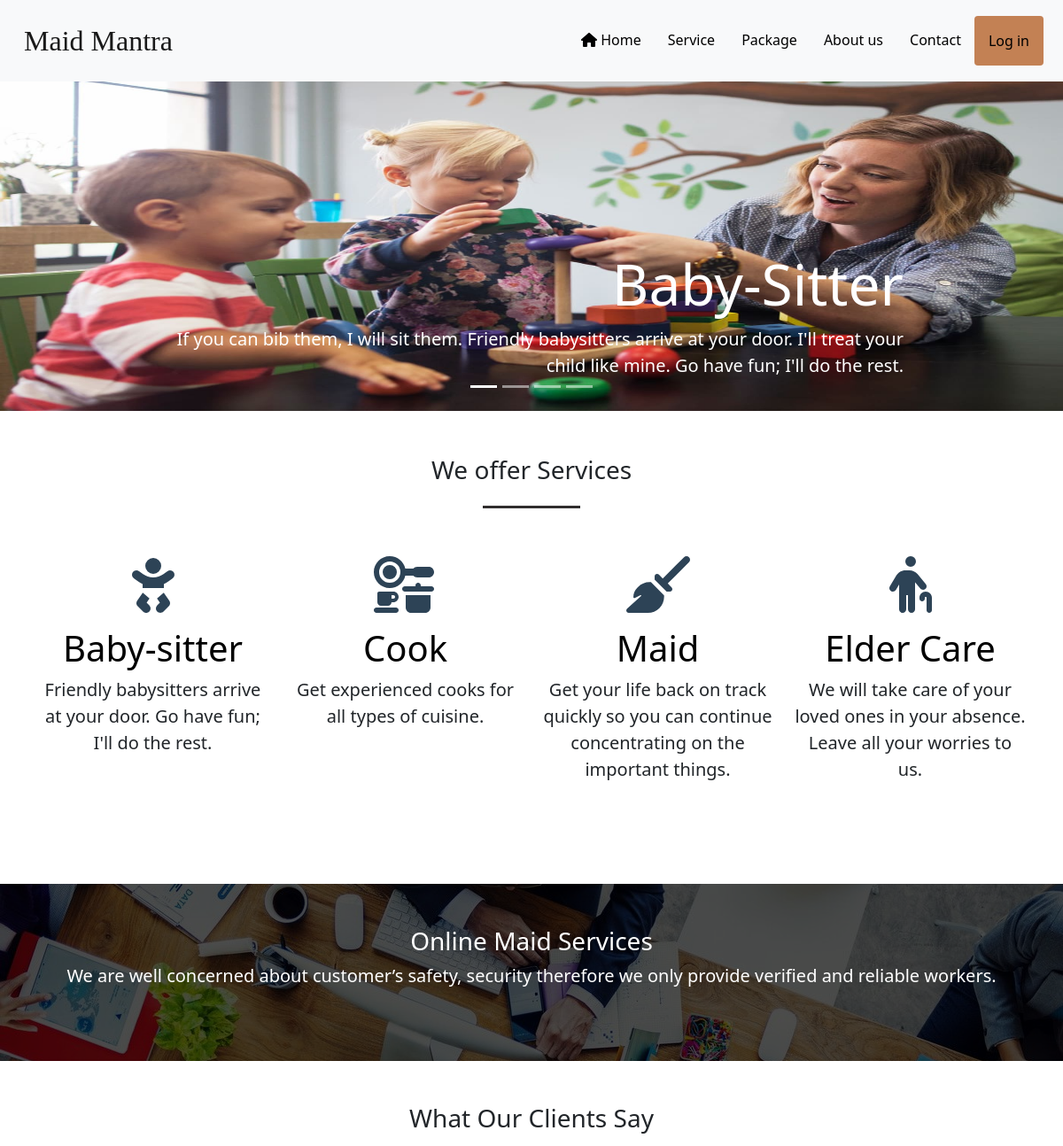
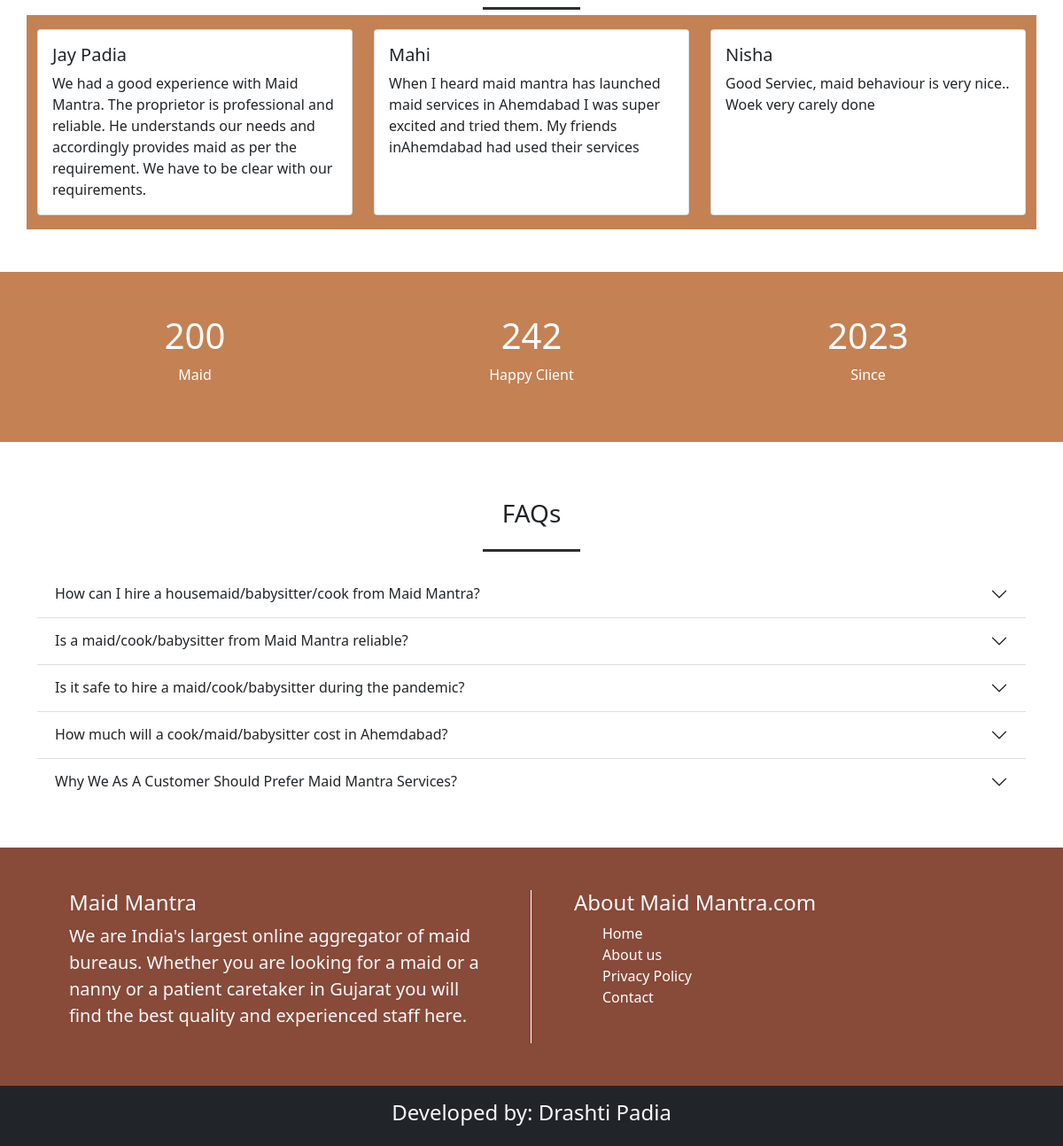
The page / on the database its author committed (2 pictures, top to bottom).
### tables this page shows
CREATE TABLE IF NOT EXISTS `feedback` (
  `feed_id` int(11) NOT NULL AUTO_INCREMENT,
  `feed_name` varchar(20) NOT NULL,
  `feed_email` varchar(30) NOT NULL,
  `feedback` varchar(500) NOT NULL,
  `feed_status` varchar(10) DEFAULT NULL,
  PRIMARY KEY (`feed_id`)
);

### index.php (the view, shortened to what this page needs)
<?php
include("./header.php");
include("./connection.php");
?>
<!DOCTYPE html>
<html>
<head>
  <link rel="stylesheet" href="./css/style.css">
</head>
<body>
  <div id="mycarousel" class="carousel  slide pt-3" data-bs-ride="carousel">
    <div class="carousel-indicators">
      <button type="button" data-bs-target="#mycarousel" data-bs-slide-to="0" class="active" aria-current="true"
        aria-label="slide 1"></button>
      <button type="button" data-bs-target="#mycarousel" data-bs-slide-to="1" aria-label="slide 2"></button>
      <button type="button" data-bs-target="#mycarousel" data-bs-slide-to="2" aria-label="slide 3"></button>
      <button type="button" data-bs-target="#mycarousel" data-bs-slide-to="3" aria-label="slide 4"></button>
    </div>
    <div class="carousel-inner pt-5">
      <div class="carousel-item  active">
        <img src="./images/slider baby.jpg" class="img-carousel w-100" />
        <div class="carousel-caption  d-sm-block caption1 ">
          <h1 class="display-3">Baby-Sitter</h1>
          <p class="lead">
            If you can bib them, I will sit them. Friendly babysitters arrive at your door. I'll treat your
            child like mine. Go have fun; I'll do the rest.
          </p>
        </div>
      </div>
    </div>
  </div>
  <section id="section-one">
    <div class="container">
      <div class="row">
        <div class="col text-center">
          <h3>We offer Services </h3>
          <span class="line"></span>
        </div>
      </div>
      <div class="row height-20px py-5">
        <div class="col-md-3 text-center">
          <i class="fa-solid fa-baby fa-4x mb-3" style="color: #2D4356;"></i>
          <a href="./information.php?serviceid=1">
            <h1 class="display-6">Baby-sitter</h1>
          </a>
          <div>
            <p class="lead"> Friendly babysitters arrive at your door. Go have fun; I'll do the rest.</p>
          </div>
        </div>
        <div class="col-md-3 text-center">
          <i class="fa-solid fa-kitchen-set fa-4x mb-3" style="color: #2D4356;"></i>
          <a href="./information.php?serviceid=2">
            <h1 class="display-6">Cook</h1>
          </a>
          <div>
            <p class="lead"> Get experienced cooks for all types of cuisine.</p>
          </div>
        </div>
        <div class="col-md-3 text-center">
          <i class="fa-solid fa-broom fa-4x mb-3" style="color: #2D4356;"></i>
          <a href="./information.php?serviceid=3">
            <h1 class="display-6">Maid</h1>
          </a>
          <div>
            <p class="lead"> Get your life back on track quickly so you can continue concentrating on the
              important things. </p>
          </div>
        </div>
        <div class="col-md-3 text-center">
          <i class="fa-solid fa-person-cane fa-4x mb-3" style="color: #2D4356;"></i>
          <a href="./information.php?serviceid=4">
            <h1 class="display-6">Elder Care</h1>
          </a>
          <div>
            <p class="lead"> We will take care of your loved ones in your absence. Leave all your worries to us.
            </p>
          </div>
        </div>
      </div>
    </div>
  </section>
  <section id="section-two" class="py-5">
    <div class="overlay">
      <div class="container">
        <div class="row">
          <div class="col mt-5 mb-5 text-center">
            <h3>Online Maid Services</h3>
            <p class="lead">We are well concerned about customer’s safety, security therefore we only
              provide verified and reliable workers.</p>
          </div>
        </div>
      </div>
    </div>
  </section>
  <section class="mt-5 mb-0">
    <div class="container">
      <div class="row">
        <div class="col text-center">
          <h3>What Our Clients Say </h3>
          <span class="line"></span>
        </div>
      </div>
    </div>
  </section>
  <section class="mb-5">
    <div class="container booking  py-3">
      <div class="row justify-content-around">
        <?php $fbQuery = "SELECT * FROM feedback WHERE feed_status='True'";
        $fbresult = mysqli_query($con, $fbQuery);
        while ($fbrow = mysqli_fetch_array($fbresult)) {
          ?>
          <div class="col-lg-4 col-md-6">
            <div class="card w-100 h-100">
              <div class="card-body">
                <h5 class="card-title"><?php echo $fbrow[1]; ?></h5>
                <p class="card-text"><?php echo $fbrow[3]; ?></p>
              </div>
            </div>
          </div>
        <?php } ?>
      </div>
    </div>
  </section>
  <section class="py-5 booking">
    <div class="container ">
      <div class="row text-center  text-white" id="counterSection">
        <div class="col">
          <h1 class="text-center" id="counter">200</h1>
          <p>Maid</p>
        </div>
        <div class="col">
          <h1 class="text-center" id="counter1">500</h1>
          <p>Happy Client</p>
        </div>
        <div class=" col">
          <h1>2023</h1>
          <p>Since</p>
        </div>
      </div>
    </div>
  </section>
  <div class="container py-5">
    <div class="row">
      <div class="col m-3 text-center">
        <h3>FAQs</h3>
        <span class="line"></span>
      </div>
    </div>
    <div class="accordion accordion-flush" id="accordionFlushExample">
      <div class="accordion-item">
        <h2 class="accordion-header" id="flush-headingOne">
          <button class="accordion-button collapsed" type="button" data-bs-toggle="collapse"
            data-bs-target="#flush-collapseOne" aria-expanded="false" aria-="flush-collapseOne">
            How can I hire a housemaid/babysitter/cook from Maid Mantra?
          </button>
        </h2>
      </div>
      <div class="accordion-item">
        <h2 class="accordion-header" id="flush-headingTwo">
          <button class="accordion-button collapsed" type="button" data-bs-toggle="collapse"
            data-bs-target="#flush-collapseTwo" aria-expanded="false" aria-="flush-collapseTwo">
            Is a maid/cook/babysitter from Maid Mantra reliable?
          </button>
        </h2>
      </div>
      <div class="accordion-item">
        <h2 class="accordion-header" id="flush-headingThree">
          <button class="accordion-button collapsed" type="button" data-bs-toggle="collapse"
            data-bs-target="#flush-collapseThree" aria-expanded="false" aria-="flush-collapseThree">
            Is it safe to hire a maid/cook/babysitter during the pandemic?
          </button>
        </h2>
      </div>
      <div class="accordion-item">
        <h2 class="accordion-header" id="flush-headingFour">
          <button class="accordion-button collapsed" type="button" data-bs-toggle="collapse"
            data-bs-target="#flush-collapseFour" aria-expanded="false" aria-="flush-collapseFour">
            How much will a cook/maid/babysitter cost in Ahemdabad?
          </button>
        </h2>
      </div>
      <div class="accordion-item">
        <h2 class="accordion-header" id="flush-headingFive">
          <button class="accordion-button collapsed" type="button" data-bs-toggle="collapse"
            data-bs-target="#flush-collapseFive" aria-expanded="false" aria-="flush-collapseFive">
            Why We As A Customer Should Prefer Maid Mantra Services?
          </button>
        </h2>
      </div>
    </div>
  </div>
</body>
</html>
<?php include("./footer.php") ?>

### css/style.css (style rules this page uses)
* { margin: 0px; padding: 0px; box-sizing: border-box; }
.img-carousel { height: 400px; }
.carousel-item { height: 400px; }
.carousel-caption { text-align: right; padding-bottom: 0px; }
.line { width: 110px; height: 3px; background-color: rgb(48, 45, 45); display: inline-block; }
#section-one { padding-top: 50px; padding-bottom: 50px }
#section-one a { text-decoration: none; color: black; }
#section-two { position: relative; min-height: 200px; background: url(../images/working.jpg); background-attachment: fixed; color: #fff; }
.overlay { position: absolute; top: 0px; left: 0px; width: 100%; height: 100%; background: rgba(0, 0, 0, 0.7); }
.booking { background-color: #C38154; }

### rows shown on the page
feedback: feed_name "Jay Padia", feedback "We had a good experience with Maid Mantra. The proprietor is professional and reliable. He understands our needs and accordingly provides maid as per the requirement. We have to be clear with our requirements."
feedback: feed_name "Mahi", feedback "When I heard maid mantra has launched maid services in Ahemdabad I was super excited and tried them. My friends inAhemdabad had used their services"
feedback: feed_name "Nisha", feedback "Good Serviec, maid behaviour is very nice.. Woek very carely done"
